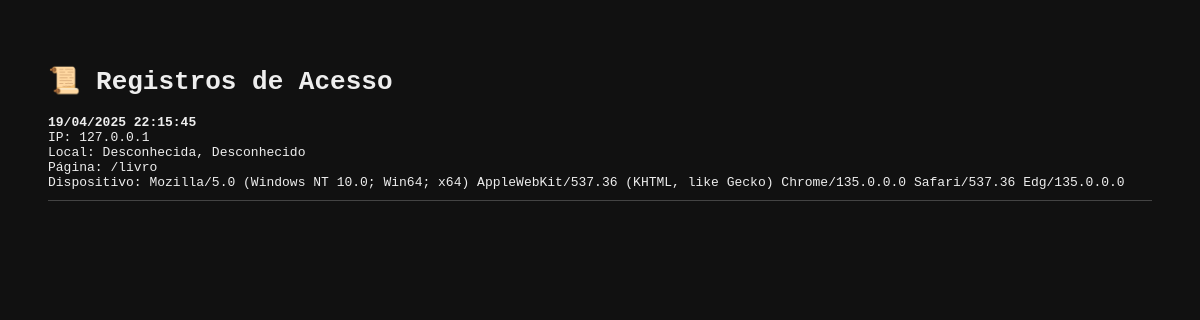
Before: /acessos with the older database file.
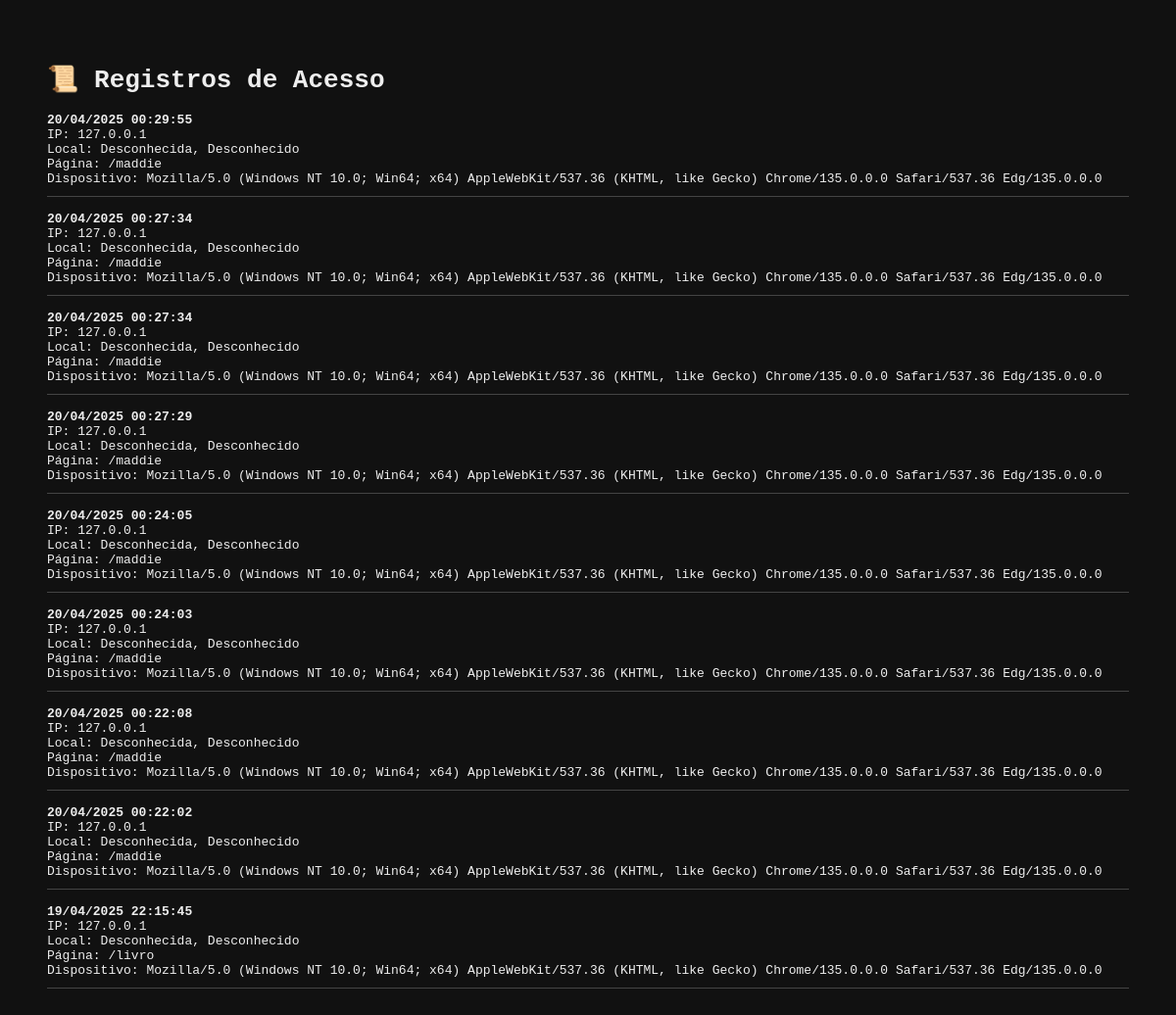
After: the same page with the newer database file.
### app.py (models this page shows)
class RegistroVisita(db.Model):
    id = db.Column(db.Integer, primary_key=True)
    ip = db.Column(db.String(100))
    user_agent = db.Column(db.String(300))
    cidade = db.Column(db.String(100))
    pais = db.Column(db.String(100))
    data_hora = db.Column(db.DateTime, default=datetime.utcnow)
    rota = db.Column(db.String(100))

### app.py (the view)
@app.route('/acessos')
def acessos():
    visitas = RegistroVisita.query.order_by(RegistroVisita.data_hora.desc()).all()
    return render_template('acessos.html', visitas=visitas)

### templates/acessos.html (shortened to what this page needs)
<!DOCTYPE html>
<html lang="pt-br">
<head>
</head>
<body>
    <h1>📜 Registros de Acesso</h1>
    {% for visita in visitas %}
        <div class="registro">
            <strong>{{ visita.data_hora.strftime('%d/%m/%Y %H:%M:%S') }}</strong><br>
            IP: {{ visita.ip }}<br>
            Local: {{ visita.cidade }}, {{ visita.pais }}<br>
            Página: {{ visita.rota }}<br>
            Dispositivo: {{ visita.user_agent }}
        </div>
    {% endfor %}
</body>
</html>

### templates/acessos.html (style rules this page uses)
body { background-color: #111; color: #eee; font-family: monospace; padding: 40px; }
.registro { border-bottom: 1px solid #444; margin-bottom: 15px; padding-bottom: 10px; }

Changed rows visible on the page:
added RegistroVisita: data_hora "20/04/2025 00:29:55", ip "127.0.0.1", cidade "Desconhecida", pais "Desconhecido", rota "/maddie", user_agent "Mozilla/5.0 (Windows NT 10.0; Win64; x64) AppleWebKit/537.36 (KHTML, like Gecko) Chrome/135.0.0.0 Safari/537.36 Edg/135.0.0.0"
added RegistroVisita: data_hora "20/04/2025 00:27:34", ip "127.0.0.1", cidade "Desconhecida", pais "Desconhecido", rota "/maddie", user_agent "Mozilla/5.0 (Windows NT 10.0; Win64; x64) AppleWebKit/537.36 (KHTML, like Gecko) Chrome/135.0.0.0 Safari/537.36 Edg/135.0.0.0"
added RegistroVisita: data_hora "20/04/2025 00:27:34", ip "127.0.0.1", cidade "Desconhecida", pais "Desconhecido", rota "/maddie", user_agent "Mozilla/5.0 (Windows NT 10.0; Win64; x64) AppleWebKit/537.36 (KHTML, like Gecko) Chrome/135.0.0.0 Safari/537.36 Edg/135.0.0.0"
added RegistroVisita: data_hora "20/04/2025 00:27:29", ip "127.0.0.1", cidade "Desconhecida", pais "Desconhecido", rota "/maddie", user_agent "Mozilla/5.0 (Windows NT 10.0; Win64; x64) AppleWebKit/537.36 (KHTML, like Gecko) Chrome/135.0.0.0 Safari/537.36 Edg/135.0.0.0"
added RegistroVisita: data_hora "20/04/2025 00:24:05", ip "127.0.0.1", cidade "Desconhecida", pais "Desconhecido", rota "/maddie", user_agent "Mozilla/5.0 (Windows NT 10.0; Win64; x64) AppleWebKit/537.36 (KHTML, like Gecko) Chrome/135.0.0.0 Safari/537.36 Edg/135.0.0.0"
added RegistroVisita: data_hora "20/04/2025 00:24:03", ip "127.0.0.1", cidade "Desconhecida", pais "Desconhecido", rota "/maddie", user_agent "Mozilla/5.0 (Windows NT 10.0; Win64; x64) AppleWebKit/537.36 (KHTML, like Gecko) Chrome/135.0.0.0 Safari/537.36 Edg/135.0.0.0"
added RegistroVisita: data_hora "20/04/2025 00:22:08", ip "127.0.0.1", cidade "Desconhecida", pais "Desconhecido", rota "/maddie", user_agent "Mozilla/5.0 (Windows NT 10.0; Win64; x64) AppleWebKit/537.36 (KHTML, like Gecko) Chrome/135.0.0.0 Safari/537.36 Edg/135.0.0.0"
added RegistroVisita: data_hora "20/04/2025 00:22:02", ip "127.0.0.1", cidade "Desconhecida", pais "Desconhecido", rota "/maddie", user_agent "Mozilla/5.0 (Windows NT 10.0; Win64; x64) AppleWebKit/537.36 (KHTML, like Gecko) Chrome/135.0.0.0 Safari/537.36 Edg/135.0.0.0"
